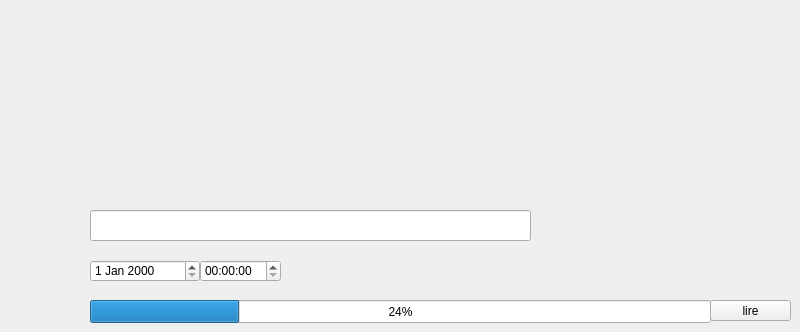
       <widget class="QWidget" name="tab_19">
        <attribute name="title">
         <string>rubriques</string>
        </attribute>
        <widget class="QPushButton" name="pushButton_24">
         <property name="geometry">
          <rect>
           <x>710</x>
           <y>300</y>
           <width>81</width>
           <height>21</height>
          </rect>
         </property>
         <property name="text">
          <string>lire</string>
         </property>
        </widget>
        <widget class="QProgressBar" name="progressBar_2">
         <property name="geometry">
          <rect>
           <x>90</x>
           <y>300</y>
           <width>621</width>
           <height>23</height>
          </rect>
         </property>
         <property name="value">
          <number>24</number>
         </property>
        </widget>
        <widget class="QTimeEdit" name="timeEdit_22">
         <property name="geometry">
          <rect>
           <x>200</x>
           <y>260</y>
           <width>81</width>
           <height>22</height>
          </rect>
         </property>
        </widget>
        <widget class="QLineEdit" name="lineEdit_23">
         <property name="geometry">
          <rect>
           <x>90</x>
           <y>210</y>
           <width>441</width>
           <height>31</height>
          </rect>
         </property>
        </widget>
        <widget class="QDateEdit" name="dateEdit_22">
         <property name="geometry">
          <rect>
           <x>90</x>
           <y>260</y>
           <width>110</width>
           <height>22</height>
          </rect>
         </property>
        </widget>
       </widget>
